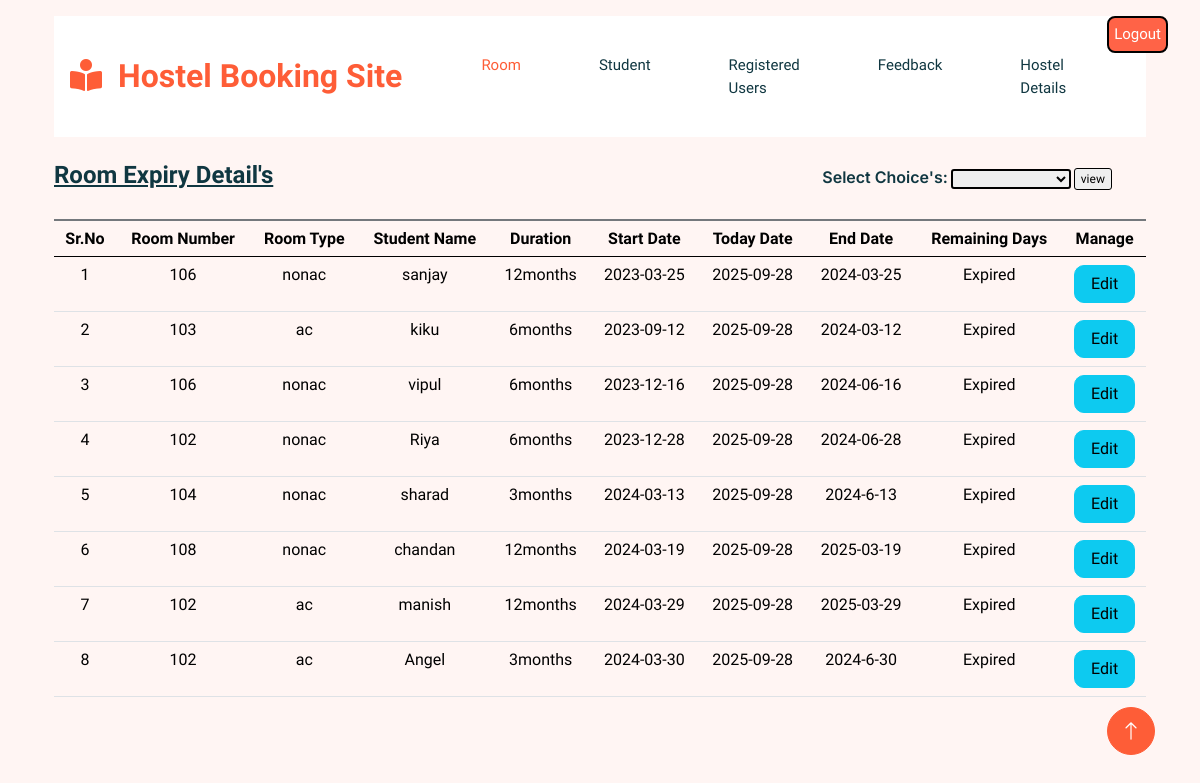
Page /management/date_admin.php (signed in) on the committed database.
### tables this page shows
CREATE TABLE `roomdata` (
  `id` int(5) NOT NULL,
  `room_number` varchar(255) NOT NULL,
  `room_type` varchar(255) NOT NULL,
  `hostel_id` int(3) NOT NULL,
  `startDate` date NOT NULL,
  `duration` varchar(255) NOT NULL,
  `student_id` int(10) NOT NULL,
  `date_of_booking` date DEFAULT NULL,
  `endDate` date DEFAULT NULL
);

CREATE TABLE `student` (
  `student_id` int(10) NOT NULL,
  `student_name` varchar(100) NOT NULL,
  `email` varchar(255) NOT NULL,
  `parents_no` varchar(100) NOT NULL,
  `Gander` varchar(10) NOT NULL,
  `Date_of_brith` varchar(100) NOT NULL,
  `Address1` varchar(200) NOT NULL,
  `city1` varchar(100) NOT NULL,
  `image` varchar(255) NOT NULL,
  `pincode` varchar(100) NOT NULL,
  `course_name` varchar(40) NOT NULL,
  `date_of_register` date NOT NULL,
  `college_name` varchar(100) NOT NULL,
  `username` varchar(255) NOT NULL,
  `hostel_id` int(3) NOT NULL
);

### management/date_admin.php (the view, shortened to what this page needs)
<link href="https://cdn.jsdelivr.net/npm/bootstrap@5.3.2/dist/css/bootstrap.min.css" rel="stylesheet">
<!DOCTYPE html>
<html lang="en">
<head>
</head>
<body>
<a href="session_logout.php" class="nav-item nav-link float-end" style="margin-left:90px;margin-right:2rem;background-color:rgb(255,99,71);color:white;box-sizing:border-box;border:2px solid black;padding:5px;border-radius:8px;font-size:15px;">Logout</a>
<?php
  $owner= $_SESSION['ownerid'];
?>
<div class="container mt-3">
        <?php
            $date=$_POST['dates'];
            if($date == 'last 5 Days')
            {
               echo " <table class='table' style='border-top:2px solid;'>
                <thead>
                    <tr>
                    <th>Sr.No</th>
                    <th>Room Number</th>
                    <th>Room Type</th>
                    <th>Hostel Name</th>
                    <th>Student Name</th>
                    <th>Startdate</th>
                    <th>Duration</th>
                    <th>Booking Date</th>
                    <th>EndDate</th>
                    <th>Manage </th>
                </tr>
                </thead>
                <tbody>";
                $d=01;
                $d1=05;
                $da=Date('d');
                $m=Date('m');
                $y=Date('y');
                $dates1= "$y-$m-$d";
                $dates2="$y-$m-$da";
            $conn = mysqli_connect("localhost", "root", "", "hms");
            $sql = "SELECT * FROM roomdata,hostel,student where roomdata.date_of_booking  >= '$dates1' and roomdata.date_of_booking  <= '$dates2' and roomdata.hostel_id=hostel.hostel_id and roomdata.student_id=student.student_id and hostel.hostelowner_id = $owner";
                $result = $conn->query($sql);
                $sr=0;
                if ($result->num_rows > 0) {
                while ($row = $result->fetch_assoc()) {
                    $sr++;
        ?>
                    <tr>
                    <td><?php echo $sr ?></td>
                    <td><?php echo $row['room_number']; ?></td>
                    <td><?php echo $row['room_type']; ?></td>
                    <td><?php echo $row['hostel_name']?></td>
                    <td><?php echo $row['student_name']?></td>
                    <td><?php echo $row['startDate']; ?></td>
                    <td><?php echo $row['duration']; ?></td>
                    <td><?php echo $row['date_of_booking']; ?></td>
                    <td><?php echo $row['endDate']; ?></td>
                    <td>
                    <a class="btn btn-info" href="update.php?id=<?php echo $row['id']; ?>" style="width:90%;">Edit</a>
                    </tr>
        <?php       }
             require("main1.php");
             echo"<br>";
             echo " <h4 style='display:inline;'><u> Records of This Month</u></h4>";
             echo"<br><br>";
            }
            else{
                    header("location:wrongdata.php");
            }
     }
    else
    {
            $Today_date=Date('y-m-d');
            $conn = mysqli_connect("localhost", "root", "", "hms");
            $qry="SELECT * FROM roomdata,hostel,student where roomdata.hostel_id=hostel.hostel_id and roomdata.student_id=student.student_id and hostel.hostelowner_id = $owner and roomdata.startDate < '$Today_date' order by startDate asc";
            $ye=Date('y',strTotime($Today_date));
            $mo=Date('m',strTotime($Today_date));
            $da=Date('d',strTotime($Today_date));
            $ye="20$ye";
            $today_date="$ye-$mo-$da";
         $result=mysqli_query($conn,$qry);
            $sr=0;
            if(mysqli_num_rows($result)>0)
            {
                echo "<table class='table' style='border-top:2px solid;text-align:center;'>
                <thead><tr><th>Sr.No</th>
                <th>Room Number</th>
                <th>Room Type</th>
                <th>Student Name</th>
                <th>Duration</th>
                <th>Start Date</th><th>Today Date</th><th>End Date</th><th>Remaining Days</th><th>Manage</th></tr></thead><tbody>";
                while($row=mysqli_fetch_assoc($result)){
                    $sr++;
    ?>
                     <tr><td><?php echo $sr ?></td>
             <td><?php echo $row['room_number']; ?></td>
             <td><?php echo $row['room_type']; ?></td>
             <td><?php echo $row['student_name']?></td>
            <td><?php echo $row['duration']; ?></td>
    <?php
                    $date=$row['startDate'];
                    $dura= $row['duration'];
            if($dura=="3months")
            {
                $month=Date('m',strtotime($date));
                    $day=Date('d',strtotime($date));
                $year=Date('y',strTotime($date));
                $year= "20$year";
                $start_date= "$year-$month-$day";
                if($month==12 || $month==10 || $month==11)
                {
                    $year=$year+01;
                    if($month==10) { $m="01"; }
                    elseif($month==11){ $m="02"; }
                    else { $m="03"; }
                }
                else{
                    $m=$month+3;
                }
                $End_date="$year-$m-$day";
                if($today_date>$start_date){
                    $d= new DateTime($today_date);
                    $d1= new DateTime($End_date);
                    $interval=$d->diff($d1);
                    echo "<td>$start_date</td>";
                    echo "<td>$today_date</td>";
                    echo "<td>$End_date</td>";
                    if($interval->m == 0 && $interval->y==0 && ($interval->d == 15 || $interval->d < 15 )){
                        if($interval->d==15){
                            echo "<td>15 Day</td>";
                        }
                        if($interval->d < 15){
                            $new=Date('d',strtotime($today_date));
                            if($day < $new){
                                echo "<td>Expired</td>";
                            }
                            elseif($day == $new){
                                echo "<td>Last Day</td>";
                            }
                            elseif($day > $new){
                                $n=$day-$new;
                                echo "<td>$n day's</td>";}
                        }
                    }
                    elseif($today_date>$End_date){
                        echo "<td>Expired</td>";
                }
                }
                    else{
                    echo "<td>$start_date</td>";
                    echo "<td>$today_date</td>";
                    echo "<td>$End_date</td>";
                    echo "<td>Student is not arrived in the Hostel</td>";
                }
            }
            if($dura=="6months")
            {
                $month=Date('m',strtotime($date));
                    $day=Date('d',strtotime($date));
                $year=Date('y',strTotime($date));
                $year= "20$year";
                $start_date= "$year-$month-$day";
                if($month==12 || $month==10 || $month==11|| $month==7|| $month==8|| $month==9)
                {
                    $year=$year+01;
                    if($month==10) { $m="04"; }
                    elseif($month==11){ $m="05"; }
                    elseif($month==7){ $m="01"; }
                    elseif($month==8){ $m="02"; }
                    elseif($month==9){ $m="03"; }
                    else { $m="06"; }
                }
                else{
                    $m=$month+06;
                }
                $End_date="$year-$m-$day";
                if($today_date>$start_date){
                    $d= new DateTime($today_date);
                    $d1= new DateTime($End_date);
                    $interval=$d->diff($d1);
                    echo "<td>$start_date</td>";
                    echo "<td>$today_date</td>";
                    echo "<td>$End_date</td>";
                if($interval->m == 0 && $interval->y==0 && ($interval->d == 15 || $interval->d < 15 ))
                {
                    if($interval->d==15){
                        echo "<td>15 Day</td>";
                    }
                    if($interval->d < 15){
                        $new=Date('d',strtotime($today_date));
                        if($day < $new){
                            echo "<td>Expired</td>";
                        }
                        elseif($day == $new){
                            echo "<td>Last Day</td>";
                        }
                        elseif($day > $new){
                            $n=$day-$new;
                            echo "<td>$n day's</td>";}
                    }
                }
                elseif($today_date>$End_date){
                    echo "<td>Expired</td>";
                }
                }
                else{
                echo "<td>$start_date</td>";
                echo "<td>$today_date</td>";
                echo "<td>$End_date</td>";
                echo "<td>Student is not arrived in the Hostel</td>";
            }
            }
            if($dura=="12months")
            {
                $month=Date('m',strtotime($date));
                $day=Date('d',strtotime($date));
                $year=Date('y',strTotime($date));
                $year= "20$year";
                $start_date= "$year-$month-$day";
                $y =$year + 01;
                $End_date="$y-$month-$day";
                if($today_date>$start_date){
                    $d= new DateTime($start_date);
                    $d1= new DateTime($End_date);
                    $interval=$d->diff($d1);
                    echo "<td>$start_date</td>";
                    echo "<td>$today_date</td>";
                    echo "<td>$End_date</td>";
                    if($interval->m == 0 && $interval->y==0 && ($interval->d == 15 || $interval->d < 15))
                    {
                            if($interval->d==15){
                            echo "<td>15 Day</td>";
                        }
                        if($interval->d < 15){
                            $new=Date('d',strtotime($today_date));
                            if($day<$new){
                                echo "<td>Expired</td>";
                            }
                            elseif($day == $new){
                                echo "<td>Last Day</td>";
                            }
                            elseif($day > $new){
                                $n=$day-$new;
                                echo "<td>$n day's</td>";}
                        }
                    }
                    elseif($today_date>$End_date)
                    {
                        echo "<td>Expired</td>";
                    }
                }
                    else{
                    echo "<td>$start_date</td>";
                    echo "<td>$today_date</td>";
                    echo "<td>$End_date</td>";
                    echo "<td>Student is not arrived in the Hostel</td>";
                }
            }
?>                <td>
            <a class='btn btn-info' href='update.php?id=<?php echo $row['id']; ?>' style='width:90%;'>Edit</a></tr>
<?php     }
           require("main1.php");
          echo"<br>";
        echo "<h4 style='display:inline;'><u>Room Expiry Detail's</u></h4>";
            }
            else{
                header("location:validate_duranotstart.php");
            }
           echo "<span style='width:15%;font-size:12px;'>
           <form  action='date_admin_selecteddate.php' method='post' style='display:inline;'>
               <label for='dte' style='margin-left:50%;'><h6>Select Choice's:</h6></label>
           <select  name='dates' id='dte' style='border-radius:3px;border:2px solid;font-size:12px;width:120px;' required>
               <option value=''></option>
               <option value='3months'required>3months</option>
               <option value='6months'required>6months</option>
               <option value='12months' required>12months</option>
           </select>
           <input type = 'submit' value='view' style='border-radius:3px;border:1px solid;color:black;'>
           </form></span><br>
               </tbody>";
               echo "<br>";
        }
     ?>
</table>
    </div>
</body>
</html>

### management/main1.php (shortened to what this page needs)
<!DOCTYPE html>
<html lang="en">
<head>
    <link href="https://cdnjs.cloudflare.com/ajax/libs/font-awesome/5.10.0/css/all.min.css" rel="stylesheet">
    <link href="https://cdn.jsdelivr.net/npm/bootstrap-icons@1.4.1/font/bootstrap-icons.css" rel="stylesheet">
    <link href="lib/animate/animate.min.css" rel="stylesheet">
    <link href="lib/owlcarousel/assets/owl.carousel.min.css" rel="stylesheet">
    <link href="css/bootstrap.min.css" rel="stylesheet">
    <link href="css/style.css" rel="stylesheet">
</head>
<body>
    <div class="container-xxl bg-white p-0">
<?php
        include("menu.php");
?>
        <a href="#" class="btn btn-lg btn-primary btn-lg-square back-to-top"><i class="bi bi-arrow-up"></i></a>
    </div>
</body>
</html>

### management/menu.php (shortened to what this page needs)
<nav class="navbar navbar-expand-lg bg-white  navbar-light sticky-top ">
            <a href="index.html" class="navbar-brand">
            <a href="" class="navbar-brand">
                <h1 class="m-0 text-primary" style="font-size:xx-large;"><i class="fa fa-book-reader me-3"></i>Hostel Booking Site</h1>
            </a>
     <div class="collapse navbar-collapse" id="navbarCollapse">
        <div class="navbar-nav mx-auto">
        <a href="roomdisplay.php" class="nav-item nav-link active ms-5" style="font-size:15px;font-style:Arial;">Room</a>
        <a href="student_data_dispaly.php" class="nav-item nav-link ms-5"style="font-size:15px;">Student</a>
         <a href="registered_user.php" class="nav-item nav-link ms-5" style="font-size:15px;">Registered Users</a>
        <a href="feedback_main1.php" class="nav-item nav-link ms-5"style="font-size:15px;">Feedback</a>
        <a href="Hostel_details.php" class="nav-item nav-link ms-5"style="font-size:15px;">Hostel Details</a>
            </div>
        </nav>

### management/css/style.css (style rules this page uses)
:root { --primary: #FE5D37; --light: #FFF5F3; --dark: #103741; }
.back-to-top { position: fixed; display: none; right: 45px; bottom: 45px; z-index: 99; }
.btn { font-weight: 500; transition: .5s; }
.btn.btn-primary { color: #FFFFFF; }
.btn-lg-square { width: 48px; height: 48px; }
.btn-square, .btn-sm-square, .btn-lg-square { padding: 0; display: flex; align-items: center; justify-content: center; font-weight: normal; border-radius: 50px; }
h1, h2, h3, h4, .h1, .h2, .h3, .h4, .display-1, .display-2, .display-3, .display-4, .display-5, .display-6 { font-family: 'Lobster Two', cursive; font-weight: 700; }
h5, h6, .h5, .h6 { font-weight: 600; }
.navbar .navbar-nav .nav-link { padding: 30px 15px; color: var(--dark); font-weight: 500; outline: none; }
.navbar .navbar-nav .nav-link:hover, .navbar .navbar-nav .nav-link.active { color: var(--primary); }
.navbar.sticky-top { top: -100px; transition: .5s; }

### rows in the picture
roomdata: room_number "106", room_type "nonac", student.student_name "sanjay", duration "12months", startDate "2023-03-25", startDate "2024-03-25", shows "Expired"
roomdata: room_number "103", room_type "ac", student.student_name "kiku", duration "6months", startDate "2023-09-12", startDate "2024-03-12", shows "Expired"
roomdata: room_number "106", room_type "nonac", student.student_name "vipul", duration "6months", startDate "2023-12-16", startDate "2024-06-16", shows "Expired"
roomdata: room_number "102", room_type "nonac", student.student_name "Riya", duration "6months", startDate "2023-12-28", startDate "2024-06-28", shows "Expired"
roomdata: room_number "104", room_type "nonac", student.student_name "sharad", duration "3months", startDate "2024-03-13", startDate "2024-6-13", shows "Expired"
roomdata: room_number "108", room_type "nonac", student.student_name "chandan", duration "12months", startDate "2024-03-19", startDate "2025-03-19", shows "Expired"
roomdata: room_number "102", room_type "ac", student.student_name "manish", duration "12months", startDate "2024-03-29", startDate "2025-03-29", shows "Expired"
roomdata: room_number "102", room_type "ac", student.student_name "Angel", duration "3months", startDate "2024-03-30", startDate "2024-6-30", shows "Expired"
